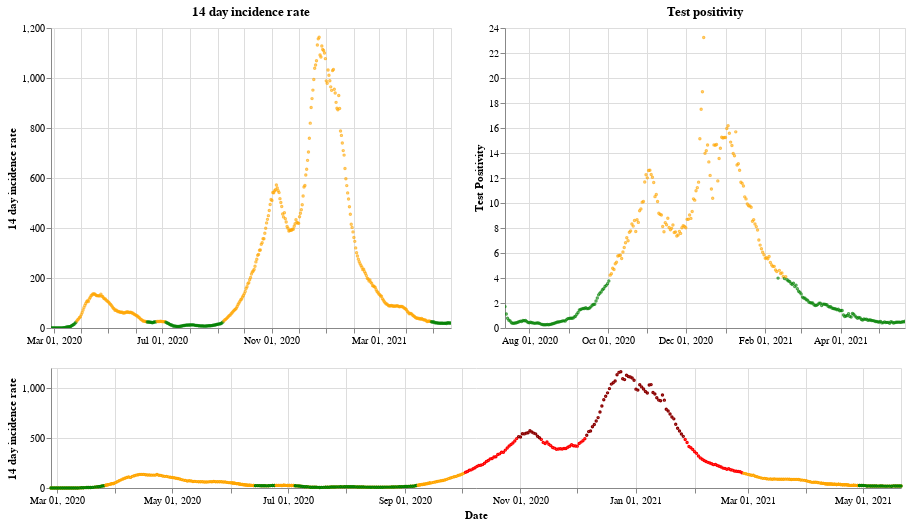

Source (notebook cell):
### Markdown cell above
## Wales

### Code cell
plot_traffic_light('Wales')

### Figure 1 — Vega-Lite specification as saved in the notebook (floating-point values rounded to 4 significant figures; data arrays with more than 128 entries replaced by an {"elided": "..."} marker saying what was removed)
{"config": {"view": {"continuousWidth": 400, "continuousHeight": 300}}, "vconcat": [{"hconcat": [{"mark": {"type": "point", "size": 2}, "encoding": {"color": {"condition": {"value": "green", "test": "(datum.twoWeeklyCasesRate <= 25)"}, "value": "orange"}, "tooltip": [{"type": "nominal", "field": "areaName"}, {"type": "temporal", "field": "date"}, {"type": "quantitative", "field": "twoWeeklyCasesRate"}, {"type": "quantitative", "field": "testPositivity"}], "x": {"type": "temporal", "axis": {"title": ""}, "field": "date", "scale": {"domain": {"selection": "DateBrush"}}, "timeUnit": "yearmonthdate"}, "y": {"type": "quantitative", "axis": {"title": "14 day incidence rate"}, "field": "twoWeeklyCasesRate"}}, "title": "14 day incidence rate", "width": 400}, {"mark": {"type": "point", "size": 2}, "encoding": {"color": {"condition": {"value": "green", "test": "(datum.testPositivity <= 4)"}, "value": "orange"}, "tooltip": [{"type": "nominal", "field": "areaName"}, {"type": "temporal", "field": "date"}, {"type": "quantitative", "field": "twoWeeklyCasesRate"}, {"type": "quantitative", "field": "testPositivity"}], "x": {"type": "temporal", "axis": {"title": ""}, "field": "date", "scale": {"domain": {"selection": "DateBrush"}}, "timeUnit": "yearmonthdate"}, "y": {"type": "quantitative", "axis": {"title": "Test Positivity"}, "field": "testPositivity"}}, "title": "Test positivity", "width": 400}]}, {"layer": [{"mark": {"type": "point", "size": 2}, "encoding": {"color": {"condition": {"value": "orange", "test": "((50 && datum.twoWeeklyCasesRate) < 150)"}, "value": "red"}, "opacity": {"condition": {"value": 1, "test": "((50 && datum.twoWeeklyCasesRate) < 500)"}, "value": 0}, "tooltip": [{"type": "nominal", "field": "areaName"}, {"type": "temporal", "field": "date"}, {"type": "quantitative", "field": "twoWeeklyCasesRate"}, {"type": "quantitative", "field": "testPositivity"}], "x": {"type": "temporal", "axis": {"title": "Date"}, "field": "date", "timeUnit": "yearmonthdate"}, "y": {"type": "quantitative", "axis": {"title": "14 day incidence rate"}, "field": "twoWeeklyCasesRate"}}, "selection": {"DateBrush": {"type": "interval", "encodings": ["x"], "fields": ["Time"]}}, "width": 850}, {"mark": {"type": "point", "size": 2}, "encoding": {"color": {"value": "darkred"}, "opacity": {"condition": {"value": 1, "test": "(datum.twoWeeklyCasesRate >= 500)"}, "value": 0}, "tooltip": [{"type": "nominal", "field": "areaName"}, {"type": "temporal", "field": "date"}, {"type": "quantitative", "field": "twoWeeklyCasesRate"}, {"type": "quantitative", "field": "testPositivity"}], "x": {"type": "temporal", "axis": {"title": "Date"}, "field": "date", "timeUnit": "yearmonthdate"}, "y": {"type": "quantitative", "axis": {"title": "14 day incidence rate"}, "field": "twoWeeklyCasesRate"}}, "width": 400}, {"mark": {"type": "point", "size": 2}, "encoding": {"color": {"condition": {"value": "green", "test": "((4 && datum.twoWeeklyCasesRate) < 25)"}, "value": "orange"}, "opacity": {"condition": {"value": 1, "test": "(datum.twoWeeklyCasesRate < 50)"}, "value": 0}, "tooltip": [{"type": "nominal", "field": "areaName"}, {"type": "temporal", "field": "date"}, {"type": "quantitative", "field": "twoWeeklyCasesRate"}, {"type": "quantitative", "field": "testPositivity"}], "x": {"type": "temporal", "axis": {"title": "Date"}, "field": "date", "timeUnit": "yearmonthdate"}, "y": {"type": "quantitative", "axis": {"title": "14 day incidence rate"}, "field": "twoWeeklyCasesRate"}}, "width": 400}], "height": 120, "width": 800}], "data": {"name": "data-8900160d5badfa201450e42d66e77ced"}, "$schema": "https://vega.github.io/schema/vega-lite/v4.8.1.json", "datasets": {"data-8900160d5badfa201450e42d66e77ced": {"elided": "450 records"}}}
